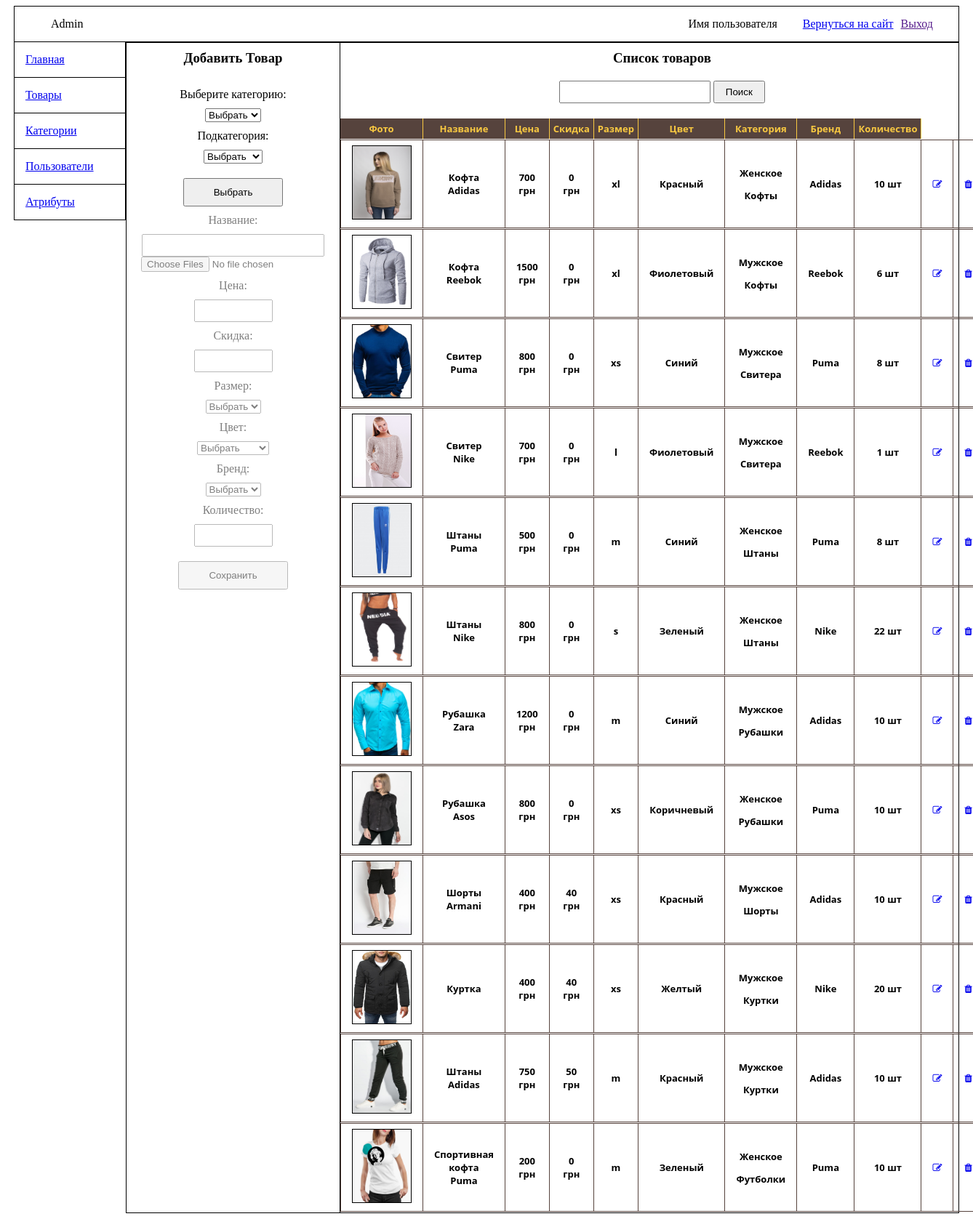
Page /admin-panel/admin.php?get=products on the committed database.
### tables this page shows
CREATE TABLE `products` (
  `id` int(11) NOT NULL,
  `foto` varchar(50) NOT NULL,
  `name` varchar(50) NOT NULL,
  `price` int(11) NOT NULL,
  `sale` int(11) NOT NULL,
  `size` varchar(5) NOT NULL,
  `color` varchar(20) NOT NULL,
  `categories_name` varchar(20) NOT NULL,
  `categories_id` int(11) NOT NULL,
  `child_cat_name` varchar(20) NOT NULL,
  `child_cat_id` int(20) NOT NULL,
  `brand` varchar(20) NOT NULL,
  `quantity` int(11) NOT NULL
);

### admin-panel/class/class_admin_products.php (called while the page is built, shortened)
<?php
include_once 'class_connect.php';
class Admin_Products{
    function products_list(){
        $connect = new connectBD();
        $connect->connect();
        $query_1 = $connect->pdo->query("SELECT * FROM products ORDER BY id DESC");
        $row = $query_1->fetchAll();
        return $row;
    }
}
?>

### admin-panel/class/class_connect.php (called while the page is built, shortened)
<?php
class connectBD
{
	private $host = "127.0.0.1";
	private $user = "root";
	private $password = "";
	private $db = "avenue";
	private $charset = "utf8";
	private $opt = [
        PDO::ATTR_ERRMODE            => PDO::ERRMODE_EXCEPTION,
        PDO::ATTR_DEFAULT_FETCH_MODE => PDO::FETCH_ASSOC,
        PDO::ATTR_EMULATE_PREPARES   => false,
    	];
    function connect()
    {
    	$this->pdo = new PDO("mysql:host=$this->host;dbname=$this->db;charset=$this->charset" ,$this->user, $this->password, $this->opt);
    }
}
 ?>

### admin-panel/view/admin_products.php (the view, shortened to what this page needs)
<?php
include_once './class/class_admin_products.php';
$categories_id = $_POST['categories'];
if ($categories_id == 2) {
  $categories_name = 'Мужское';
}else {
  $categories_name = 'Женское';
}
$name = $_POST['name'];
$foto = $_POST['image'];;
$price = $_POST['price'];
$sale = $_POST['sale'];
$size = $_POST['size'];
$color = $_POST['color'];
$datas = explode('|',$_POST['child-cat']);
$child_cat_name = $datas[1];
$child_cat_id = $datas[0];
$brand = $_POST['brand'];
$quantity = $_POST['qunt'];
$admim_products = new Admin_Products($name, $foto, $price, $sale, $size, $color, $categories_name, $child_cat_name, $child_cat_id, $categories_id, $brand, $quantity);
?>
<div class="table_input">
<?php if (!empty($_GET['edit'])) {  ?>
  <h3>Редактировать Товар</h3>
<?php } else { ?>
  <h3>Добавить Товар</h3>
<?php } ?>
  <form action="#" method="POST">
  <p>Выберите категорию:</p><select  name="categories">
      <option selected disabled>Выбрать</option>
      </select>
  <p>Подкатегория:</p><select name="child-cat">
      <option value="Не выбрано" selected>Выбрать</option>
      </select>
      <?php if (!empty($_GET['edit'] OR !empty($categories_id))) {
        echo '';
       } else {?>
        <input type="submit" value="Выбрать" name="cat_ok">
      <?php } ?>
  <div class="pointer_events <?php if (!empty($categories_id)){echo 'pointer-events_auto';}else{echo 'pointer-events_none';} ?>">
    <p>Название:</p><input type="text" name="name" value="<?php echo $name; ?>">
    <form id="form" action="">
    <input type="file" id="files" multiple name="image" value="<?php echo $foto; ?>">
    </form>
    <p>Цена:</p><input type="number" name="price" value="<?php echo $price; ?>">
    <p>Скидка:</p><input type="number"  name="sale" value="<?php echo $sale; ?>">
          <p>Размер:</p><select name="size">
              <option value="Не выбрано" selected>Выбрать</option>
              </select>
          <p>Цвет:</p><select name="color">
          <option value="Не выбрано" selected>Выбрать</option>
              </select>
          <p>Бренд:</p><select name="brand">
              <option value="Не выбрано" selected>Выбрать</option>
             </select>
          <p>Количество:</p><input type="number" name="qunt" value="<?php echo $quantity;?>"></p>
          <?php if (!empty($_GET['edit'])) {  ?>
              <input type="submit" value="Редактировать" name="save_edit">
            <?php } else {?>
              <input type="submit" value="Сохранить" name="save_prod">
            <?php } ?>
    </div>
  </form>
</div>
      <div class="table_prod">
        <h3>Список товаров</h3>
        <div class="search">
          <input type="text" name="search">
          <input type="submit" value="Поиск">
        </div>
        <div class="teble">
          <table>
            <tr>
              <th>Фото</th>
              <th>Название</th>
              <th>Цена</th>
              <th>Скидка</th>
              <th>Размер</th>
              <th>Цвет</th>
              <th>Категория</th>
              <th>Бренд</th>
              <th>Количество</th>
            </tr>
            <?php foreach ($admim_products->products_list() as $key => $value) {?>
            <tr>
              <td><img class="image_admin" src="/img/<?php echo $value['foto']; ?>" alt="<?php echo $value['foto']; ?>"></td>
              <td><?php echo $value['name']; ?></td>
              <td><?php echo $value['price'] . ' грн'; ?></td>
              <td><?php echo $value['sale'] . ' грн'; ?></td>
              <td><?php echo $value['size']; ?></td>
              <td><?php echo $value['color']; ?></td>
              <td>
                <p><?php echo $value['categories_name']; ?></p>
                <p><?php echo $value['child_cat_name']; ?></p>
              </td>
              <td><?php echo $value['brand']; ?></td>
              <td><?php echo $value['quantity'] . ' шт'; ?></td>
              <td><a class="edit" href="?get=products&edit=<?php echo $value['id']; ?>"><i class="fa fa-pencil-square-o"></i></a></td>
              <td><a class="del" href="?get=products&del=<?php echo $value['id']; ?>"><i class="fa fa-trash"></i></a></td>
            </tr>
            <?php  } ?>
          </table>
        </div>
      </div>

### admin-panel/admin.php (shortened to what this page needs)
<!DOCTYPE html>
<html lang="en">
<head>
    <link rel="stylesheet" type="text/css" href="/css/admin/style_admin.css">
    <link rel="stylesheet" type="text/css" href="../fonts/font-awesome-4.7.0/css/font-awesome.min.css">
</head>
<body>
<section class="admin">
    <div class="top_admin">
        <div class="logo">
            <p>Admin</p>
        </div>
        <div class="logout">
            <p class="name">Имя пользователя</p>
            <a href="http://showroom/">Вернуться на сайт</a>
            <a href="">Выход</a>
        </div>
    </div>
    <div class="main_admin">
        <div class="left_admin">
            <ul>
            <a href="#">Главная</a>
            <a href="?get=products">Товары</a>
            <a href="#">Категории</a>
            <a href="#">Пользователи</a>
            <a href="?get=atribute">Атрибуты</a>
            </ul>
        </div>
        <div class="right_admin">
            <?php
                $admin_page = [
                    "atribute" ,
                    "products" ,
                ];
                foreach ($admin_page as $page ) {
                   if ($page == $_GET['get']) {
                        require_once "view/admin_". $page .".php";
                   }
                }
            ?>
        </div>
    </div>
</section>
</body>
</html>

### css/admin/admin.css (style rules this page uses)
.admin { max-width: 1300px; margin: 0 auto; }
.admin .top_admin { display: flex; justify-content: space-between; border: 1px solid black; padding: 15px 0; }
.admin .top_admin .logo p { margin: 0 50px; }
.admin .top_admin .logout { display: flex; align-items: center; margin-right: 30px; }
.admin .top_admin .logout a { margin: 0 5px; }
.admin .top_admin .logout p { margin: 0 30px; }
.admin .main_admin { display: flex; }
.admin .main_admin .left_admin { width: 12%; }
.admin .main_admin .left_admin ul { margin: 0; padding: 0; }
.admin .main_admin .left_admin ul a { display: block; border-bottom: 1px solid black; border-left: 1px solid black; border-right: 1px solid black; padding: 15px; }
.admin .main_admin .right_admin { border: 1px solid black; width: 88%; display: flex; }

### css/admin/admin_atribute.css (style rules this page uses)
.admin .main_admin .right_admin .table_input h3 { margin: 0; text-align: center; margin-top: 10px; }
.admin .main_admin .right_admin .table_input form { text-align: center; padding: 20px; }
.admin .main_admin .right_admin .table_input form p { margin: 10px 0; }
.admin .main_admin .right_admin .table_input { border-right: 1px solid black; width: 30% }
.admin .main_admin .right_admin .table_input form input[type="text"] { width: 240px; height: 25px; padding-left: 5px; }
.admin .main_admin .right_admin .table_input form input[type="submit"] { padding: 10px 50px; margin-top: 30px; }
table { border-spacing: 0 1px; font-family: 'Open Sans', sans-serif; font-weight: bold; }
th { background: #56433D; color: #F9C941; border-right: 1px solid; font-size: 13px; padding: 5px; }
td { vertical-align: middle; font-size: 13px; text-align: center; border-top: 1px solid #56433D; border-bottom: 1px solid #56433D; border-right: 1px solid #56433D; padding: 0 15px; }
td:first-child { border-left: 1px solid #56433D; width: 100px; height: 120px; }

### css/admin/admin_products.css (style rules this page uses)
.admin .main_admin .right_admin .table_input h3 { margin: 0; text-align: center; margin-top: 10px; }
.admin .main_admin .right_admin .table_input form { text-align: center; padding: 20px; }
.admin .main_admin .right_admin .table_input form p { margin: 10px 0; }
.admin .main_admin .right_admin .table_input { border-right: 1px solid black }
.admin .main_admin .right_admin .table_input .pointer-events_none { pointer-events: none; opacity: 0.5; }
.admin .main_admin .right_admin .table_input form input[type="text"] { width: 240px; height: 25px; padding-left: 5px; }
.admin .main_admin .right_admin .table_input form input[type="number"] { width: 100px; height: 25px; text-align: center; }
.admin .main_admin .right_admin .table_input form input[type="submit"] { padding: 10px 40px; margin-top: 10px; display: block; margin: 20px auto 0 auto; }
.admin .main_admin .right_admin .table_prod h3 { margin: 0; text-align: center; margin-top: 10px; }
.admin .main_admin .right_admin .table_prod .search { text-align: center; margin: 20px 0; }
.admin .main_admin .right_admin .table_prod .search input[type="text"] { width: 200px; height: 25px; }
.admin .main_admin .right_admin .table_prod .search input[type="submit"] { padding: 6px 15px; }
table { border-spacing: 0 1px; font-family: 'Open Sans', sans-serif; font-weight: bold; }
th { background: #56433D; color: #F9C941; border-right: 1px solid; font-size: 13px; padding: 5px; }
td { vertical-align: middle; font-size: 13px; text-align: center; border-top: 1px solid #56433D; border-bottom: 1px solid #56433D; border-right: 1px solid #56433D; padding: 0 15px; }
td .image_admin { height: 100px; border: 1px solid #000; width: 80px; }
td:first-child { border-left: 1px solid #56433D; width: 100px; height: 120px; }

### rows in the picture
products: foto (picture), name "Кофта Adidas", price "700", sale "0", size "xl", color "Красный", categories_name "Женское", child_cat_name "Кофты", brand "Adidas", quantity "10"
products: foto (picture), name "Кофта Reebok", price "1500", sale "0", size "xl", color "Фиолетовый", categories_name "Мужское", child_cat_name "Кофты", brand "Reebok", quantity "6"
products: foto (picture), name "Свитер Puma", price "800", sale "0", size "xs", color "Синий", categories_name "Мужское", child_cat_name "Свитерa", brand "Puma", quantity "8"
products: foto (picture), name "Свитер Nike", price "700", sale "0", size "l", color "Фиолетовый", categories_name "Мужское", child_cat_name "Свитерa", brand "Reebok", quantity "1"
products: foto (picture), name "Штаны Puma", price "500", sale "0", size "m", color "Синий", categories_name "Женское", child_cat_name "Штаны", brand "Puma", quantity "8"
products: foto (picture), name "Штаны Nike", price "800", sale "0", size "s", color "Зеленый", categories_name "Женское", child_cat_name "Штаны", brand "Nike", quantity "22"
products: foto (picture), name "Рубашка Zara", price "1200", sale "0", size "m", color "Синий", categories_name "Мужское", child_cat_name "Рубашки", brand "Adidas", quantity "10"
products: foto (picture), name "Рубашка Asos", price "800", sale "0", size "xs", color "Коричневый", categories_name "Женское", child_cat_name "Рубашки", brand "Puma", quantity "10"
products: foto (picture), name "Шорты Armani", price "400", sale "40", size "xs", color "Красный", categories_name "Мужское", child_cat_name "Шорты", brand "Adidas", quantity "10"
products: foto (picture), name "Куртка", price "400", sale "40", size "xs", color "Желтый", categories_name "Мужское", child_cat_name "Куртки", brand "Nike", quantity "20"
products: foto (picture), name "Штаны Adidas", price "750", sale "50", size "m", color "Красный", categories_name "Мужское", child_cat_name "Куртки", brand "Adidas", quantity "10"
products: foto (picture), name "Спортивная кофта Puma", price "200", sale "0", size "m", color "Зеленый", categories_name "Женское", child_cat_name "Футболки", brand "Puma", quantity "10"
